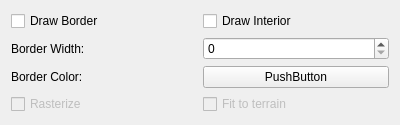
<ui version="4.0" >
 <class>PolygonWidget</class>
 <widget class="QWidget" name="PolygonWidget" >
  <property name="geometry" >
   <rect>
    <x>0</x>
    <y>0</y>
    <width>400</width>
    <height>123</height>
   </rect>
  </property>
  <property name="windowTitle" >
   <string>PolygonWidget</string>
  </property>
  <layout class="QVBoxLayout" >
   <item>
    <layout class="QHBoxLayout" >
     <item>
      <widget class="QCheckBox" name="_drawBorder" >
       <property name="text" >
        <string>Draw Border</string>
       </property>
      </widget>
     </item>
     <item>
      <widget class="QCheckBox" name="_drawInterior" >
       <property name="text" >
        <string>Draw Interior</string>
       </property>
      </widget>
     </item>
    </layout>
   </item>
   <item>
    <layout class="QHBoxLayout" >
     <item>
      <widget class="QLabel" name="label" >
       <property name="text" >
        <string>Border Width:</string>
       </property>
      </widget>
     </item>
     <item>
      <widget class="QSpinBox" name="_borderWidth" />
     </item>
    </layout>
   </item>
   <item>
    <layout class="QHBoxLayout" >
     <item>
      <widget class="QLabel" name="label_2" >
       <property name="text" >
        <string>Border Color:</string>
       </property>
      </widget>
     </item>
     <item>
      <widget class="QtTools::ColorButton" name="_borderColor" >
       <property name="text" >
        <string>PushButton</string>
       </property>
      </widget>
     </item>
    </layout>
   </item>
   <item>
    <layout class="QHBoxLayout" >
     <item>
      <widget class="QCheckBox" name="checkBox_6" >
       <property name="enabled" >
        <bool>false</bool>
       </property>
       <property name="text" >
        <string>Rasterize</string>
       </property>
      </widget>
     </item>
     <item>
      <widget class="QCheckBox" name="checkBox_5" >
       <property name="enabled" >
        <bool>false</bool>
       </property>
       <property name="text" >
        <string>Fit to terrain</string>
       </property>
      </widget>
     </item>
    </layout>
   </item>
  </layout>
 </widget>
 <customwidgets>
  <customwidget>
   <class>QtTools::ColorButton</class>
   <extends>QPushButton</extends>
   <header>QtTools/ColorButton.h</header>
  </customwidget>
 </customwidgets>
 <resources/>
 <connections/>
</ui>
